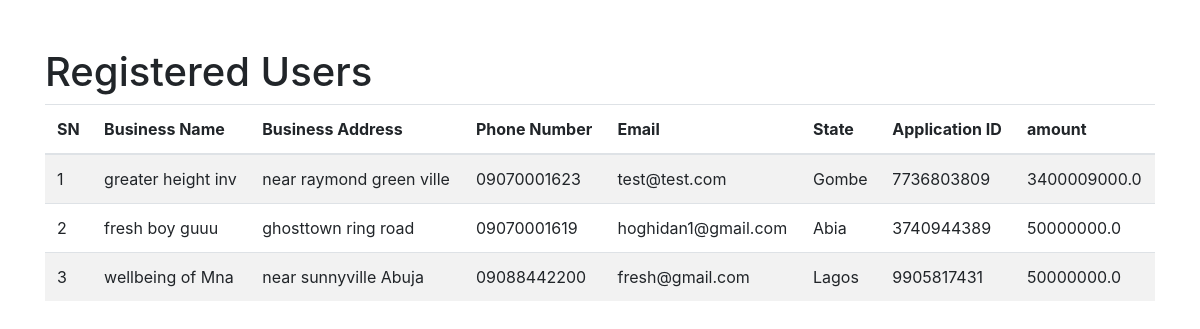
/users (signed in), run on the app's committed database.
### app.py (models this page shows)
class User(UserMixin, db.Model):
    id = db.Column(db.Integer, primary_key=True)
    business_name = db.Column(db.String(150), nullable=False)
    business_address = db.Column(db.String(150), nullable=False)
    phone_number = db.Column(db.String(15), nullable=False)
    email = db.Column(db.String(100), unique=True, nullable=False)
    state = db.Column(db.String(50), nullable=False)
    password = db.Column(db.String(200), nullable=False)
    prediction_id = db.Column(db.String(36), unique=True, nullable=True)
    is_admin = db.Column(db.Boolean, default=False)
    business_project = db.Column(db.String(150), nullable=True)
    value_chain_cat = db.Column(db.String(150), nullable=True)
    borrowing_relationship = db.Column(db.String(10), nullable=True)
    fresh_loan_request = db.Column(db.String(15), nullable=True)
    request_submitted_to_bank = db.Column(db.String(10), nullable=True)
    feasibility_study_available = db.Column(db.String(10), nullable=True)
    proposed_facility_amount = db.Column(db.Float(20), nullable=True)
    purpose_of_facility = db.Column(db.String(255), nullable=True)
    name_of_bank = db.Column(db.String(100), nullable=True)
    security_proposed = db.Column(db.String(100), nullable=True)
    highlights_of_discussion = db.Column(db.Text)
    rm_bm_name_phone_number = db.Column(db.String(100), nullable=True)
    rm_bm_email = db.Column(db.String(100), nullable=True)
    status_update = db.Column(db.Text)
    challenges = db.Column(db.Text)
    proposed_next_steps = db.Column(db.Text)

### app.py (the view)
@app.route('/users')
@admin_required
def show_users():
    users = User.query.all()
    return render_template('users.html', users=users)

### app.py (called while the page is built)
@app.before_request
def before_request():
    session.permanent = True
    app.permanent_session_lifetime = timedelta(minutes=10)
    session.modified = True
    session['last_activity'] = time.time()

def admin_required(f):
    @wraps(f)
    def decorated_function(*args, **kwargs):
        if 'user_id' not in session or not session.get('is_admin'):
            flash('You do not have permission to access this page.', 'danger')
            return redirect(url_for('login'))
        return f(*args, **kwargs)
    return decorated_function

### templates/users.html (shortened to what this page needs)
<!DOCTYPE html>
<html lang="en">
<head>
    <link href="https://stackpath.bootstrapcdn.com/bootstrap/4.5.2/css/bootstrap.min.css" rel="stylesheet">
</head>
<body>
    <div class="container mt-5">
        <h1>Registered Users</h1>
        <table class="table table-striped">
            <thead>
                <tr>
                    <th>SN</th>
                    <th>Business Name</th>
                    <th>Business Address</th>
                    <th>Phone Number</th>
                    <th>Email</th>
                    <th>State</th>
                    <th>Application ID</th>
                    <th>amount</th>
                </tr>
            </thead>
            <tbody>
                {% for user in users %}
                <tr>
                    <td>{{ user.id }}</td>
                    <td>{{ user.business_name }}</td>
                    <td>{{ user.business_address }}</td>
                    <td>{{ user.phone_number }}</td>
                    <td>{{ user.email }}</td>
                    <td>{{ user.state }}</td>
                    <td>{{ user.prediction_id }}</td>
                    <td>{{ user.proposed_facility_amount }}</td>
                </tr>
                {% endfor %}
            </tbody>
        </table>
    </div>
</body>
</html>

### data on the page
User: id "1", business_name "greater height inv", business_address "near raymond green ville", phone_number "09070001623", email "test@test.com", state "Gombe", prediction_id "7736803809", proposed_facility_amount "3400009000.0"
User: id "2", business_name "fresh boy guuu", business_address "ghosttown ring road", phone_number "09070001619", email "hoghidan1@gmail.com", state "Abia", prediction_id "3740944389", proposed_facility_amount "50000000.0"
User: id "3", business_name "wellbeing of Mna", business_address "near sunnyville Abuja", phone_number "09088442200", email "fresh@gmail.com", state "Lagos", prediction_id "9905817431", proposed_facility_amount "50000000.0"
